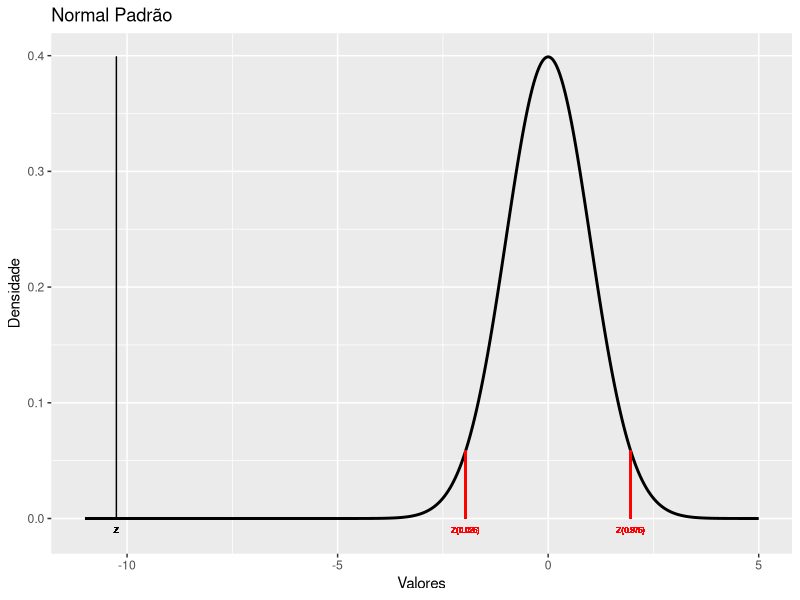
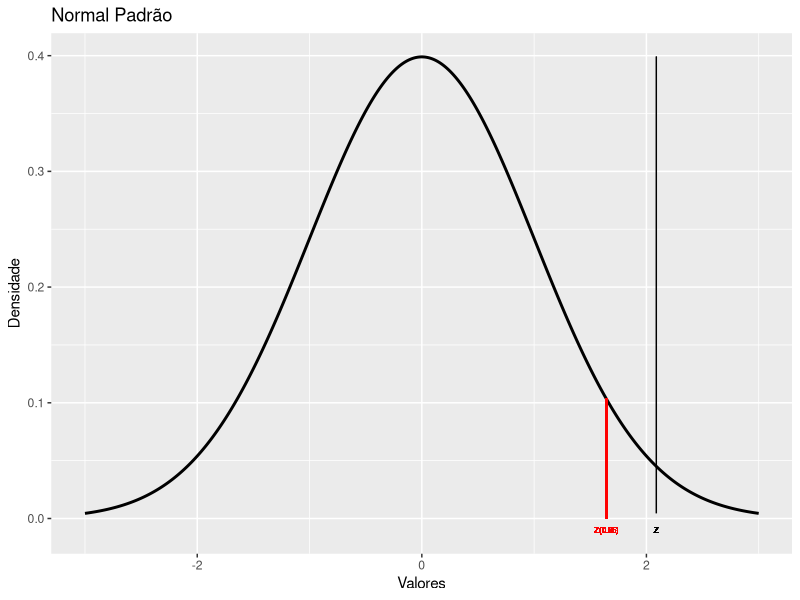

R code for these plots, in order:
## ---- chunk 1
library(tidyverse)
n <- 18
m <- 20
N <- n + m
cat("Amostra Hospital A:", m, "\nAmostra Hospital B:", n, "\nTotal de Amostras:", N)
dados1 <- data.frame(Hospital = c(rep("A", 20), rep("B", 18)),
                  Paciente = c(seq(1:m), seq(1:n)),
                  NivelDor = c(5, 7, 6, 8, 5, 4, 9, 4, 7, 7, 7, 6, 7, 7, 6, 5, 8, 6, 6,
                               8, 4, 7, 6, 5, 5, 6, 6, 7, 8, 4, 3, 5, 4, 4, 6, 5, 3, 4))
knitr::kable(dados1)
## ---- chunk 2
dados1 <- dados1 %>% mutate(Postos = rank(dados1$NivelDor)) %>% arrange(Postos)
knitr::kable(dados1)
## ---- chunk 3
U <- dados1 %>% group_by(Hospital) %>% summarise(U = sum(Postos))
knitr::kable(U)
## ---- chunk 4
U1 <- (U$U[2] - n * (N + 1)/2) /
      sqrt((n * m / (N * (N - 1))) * sum(U$U)^2 - (n * m * (N + 1)^2 / (4 * (N - 1))))
cat("Estatística de Teste = ", U1)
## ---- chunk 5
Z <- (U1 + 1/2 - n * (N + 1)/2) / sqrt(n * m * (N + 1) / 12)
cat("Estatística de Teste Padronizada = ", Z)
## ---- chunk 6
p <- 2 * min(pnorm(Z), pnorm(Z, lower.tail = F))
cat("p-valor = ", p)
## ---- chunk 7
x <- seq(-11, 5, by = 0.01)
y <- dnorm(x)
norm <- data.frame(x = x, y = y)
vc1<- qnorm(0.025)
vc2 <- qnorm(0.975)
ggplot(norm, aes(x = x, y = y)) +
geom_line(linewidth = 1) +
geom_line(aes(x = Z), color = "black") +
geom_segment(aes(x = vc1, y = 0,
xend = vc1,
yend = y[which.min(abs(x - vc1))]),
color = "red", linewidth = 0.5) +
geom_segment(aes(x = vc2, y = 0,
xend = vc2,
yend = y[which.min(abs(x - vc2))]),
color = "red", linewidth = 0.5) +
geom_text(aes(x = vc1, y = -0.01, label = "Z(0.025)"), color = "red", size = 2) +
geom_text(aes(x = vc2, y = -0.01, label = "Z(0.975)"), color = "red", size = 2) +
geom_text(aes(x = Z, y = -0.01, label = "Z"), color = "black", size = 2) +
labs(title = "Normal Padrão",
x = "Valores",
y = "Densidade")
## ---- chunk 8
n <- 10
m <- 8
N <- n + m
dados2 <- data.frame(Classif = seq(1:18),
                    Treinamento = c("C", "C", "T", "T", "C", "C", "C", "C", "T",
                                    "T", "C", "T", "C", "T", "T", "T", "T", "T"))
knitr::kable(dados2)

cat("Amostra Hospital A:", m, "\nAmostra Hospital B:", n, "\nTotal de Amostras:", N)
## ---- chunk 9
U <- dados2 %>% group_by(Treinamento) %>% summarise(U = sum(Classif))
knitr::kable(U)

cat("Estatística de Teste = ",  U$U[2])
## ---- chunk 10
Z <- (U$U[2]  + 1/2 - n * (N + 1)/2) / sqrt(n * m * (N + 1) / 12)
cat("Estatística de Teste Padronizada = ", Z)
## ---- chunk 11
p <- 2 * min(pnorm(Z), pnorm(Z, lower.tail = F))
cat("p-valor = ", p)
## ---- chunk 12
x <- seq(-3, 3, by = 0.01)
y <- dnorm(x)
norm <- data.frame(x = x, y = y)
vc<- qnorm(0.95)

ggplot(norm, aes(x = x, y = y)) +
geom_line(linewidth = 1) +
geom_line(aes(x = Z), color = "black") +
geom_segment(aes(x = vc, y = 0,
xend = vc,
yend = y[which.min(abs(x - vc))]),
color = "red", linewidth = 0.5) +
geom_text(aes(x = vc, y = -0.01, label = "Z(0.95)"), color = "red", size = 2) +
geom_text(aes(x = Z, y = -0.01, label = "Z"), color = "black", size = 2) +
labs(title = "Normal Padrão",
x = "Valores",
y = "Densidade")
## ---- chunk 13

dados3 <-  data.frame(Paciente = seq(1:15),
                      Antes = c(125, 132, 138, 120, 125, 127, 136, 139,
                                131, 132, 135, 136, 128, 127, 130),
                      Depois = c(118, 134, 130, 124, 105, 130, 130, 132,
                                 123, 128, 126, 140,135, 123, 132))
knitr::kable(dados3)
## ---- chunk 14
dados3 <- data.frame(Paciente = rep(seq(1:15), 2), Estágio = c(rep("Antes", 15),
rep("Depois", 15)),
Batimentos = c(125, 132, 138, 120, 125, 127, 136, 139, 131,
132, 135, 136, 128, 127, 130, 118, 134, 130,
124, 105, 130, 130, 132, 123, 128, 126, 140,
135, 123, 132))
## ---- chunk 15
dados3 <- dados3 %>% mutate(Postos = rank(Batimentos)) %>% arrange(Postos)
knitr::kable(dados3)
## ---- chunk 16
dados3 <- dados3 %>% pivot_wider(names_from = Estágio, values_from = c(Batimentos, Postos)) 
dados3 <- dados3 %>% mutate(D = Postos_Depois - Postos_Antes)
knitr::kable(dados3)
## ---- chunk 17
PostosPositivos <- dados3 %>% filter(D >= 0) %>% summarise(U = sum(D))
PostosNegativos <- dados3 %>% filter(D <= 0) %>% summarise(U = -sum(D))
cat("Soma dos Postos Positivos = ", PostosPositivos$U,
    "\nSoma dos Postos Negativos = ", PostosNegativos$U)
W <- min(PostosPositivos$U, PostosNegativos$U)
cat("Estatística de Teste W = ", W)
## ---- chunk 18
dados4 <- data.frame(Medicamento = c(rep("1", 7), rep("2", 7), rep("3", 7)),
                           NivelDor = c(7, 8, 7, 6, 9, 8, 6, 5, 4, 6, 7,
                                        4, 5, 7, 6, 6, 4, 6, 5, 4, 7))
knitr::kable(dados4)


## ---- chunk 19
dados4 <- dados4 %>% mutate(Postos = rank(NivelDor)) %>% arrange(Postos)
knitr::kable(dados4)
## ---- chunk 20
N <- nrow(dados4)
g <- length(unique(dados4$Medicamento))
n <- N/g
r_grupo <- tapply(dados4$Postos, dados4$Medicamento, mean)
r_total <- mean(dados4$Postos)

H <- (N-1) * sum(n *(r_grupo - r_total)^2) / sum((dados4$Postos-r_total)^2)
cat("Estatística H de teste: ", H)
## ---- chunk 21
dados4 <- data.frame(Medicamento = c(rep("1", 7), rep("2", 7), rep("3", 7)),
                           NivelDor = c(7, 8, 7, 6, 9, 8, 6, 5, 4, 6, 7,
                                        4, 5, 7, 6, 6, 4, 6, 5, 4, 7))

dados4_M_1_2 <- dados4 %>% filter(Medicamento == "1" | Medicamento == "2" ) %>%
                           mutate(Postos = rank(NivelDor)) %>% arrange(Postos)
N_M_1_2 <- nrow(dados4_M_1_2)
g_M_1_2 <- length(unique(dados4_M_1_2$Medicamento))
n_M_1_2 <- N_M_1_2/g_M_1_2
r_grupo_M_1_2 <- tapply(dados4_M_1_2$Postos, dados4_M_1_2$Medicamento, mean)
r_total_M_1_2 <- mean(dados4_M_1_2$Postos)

H_M_1_2 <- (N_M_1_2-1) * sum(n_M_1_2 *(r_grupo_M_1_2 - r_total_M_1_2)^2) /
                         sum((dados4_M_1_2$Postos-r_total_M_1_2)^2)
cat("Estatística H de teste: ", H_M_1_2)
## ---- chunk 22
dados4_M_1_3 <- dados4 %>% filter(Medicamento == "1" | Medicamento == "3" ) %>%
                           mutate(Postos = rank(NivelDor)) %>% arrange(Postos)
N_M_1_3 <- nrow(dados4_M_1_3)
g_M_1_3 <- length(unique(dados4_M_1_3$Medicamento))
n_M_1_3 <- N_M_1_3/g_M_1_3
r_grupo_M_1_3 <- tapply(dados4_M_1_3$Postos, dados4_M_1_3$Medicamento, mean)
r_total_M_1_3 <- mean(dados4_M_1_3$Postos)

H_M_1_3 <- (N_M_1_3-1) * sum(n_M_1_3 *(r_grupo_M_1_3 - r_total_M_1_3)^2) /
                         sum((dados4_M_1_3$Postos-r_total_M_1_3)^2)
cat("Estatística H de teste: ", H_M_1_3)
## ---- chunk 23
dados4_M_2_3 <- dados4 %>% filter(Medicamento == "2" | Medicamento == "3" ) %>%
                           mutate(Postos = rank(NivelDor)) %>% arrange(Postos)
N_M_2_3 <- nrow(dados4_M_2_3)
g_M_2_3 <- length(unique(dados4_M_2_3$Medicamento))
n_M_2_3 <- N_M_2_3/g_M_2_3
r_grupo_M_2_3 <- tapply(dados4_M_2_3$Postos, dados4_M_2_3$Medicamento, mean)
r_total_M_2_3 <- mean(dados4_M_2_3$Postos)

H_M_2_3 <- (N_M_2_3-1) * sum(n_M_2_3 *(r_grupo_M_2_3 - r_total_M_2_3)^2) /
                         sum((dados4_M_2_3$Postos-r_total_M_2_3)^2)
cat("Estatística H de teste: ", H_M_2_3)
## ---- chunk 24
dados5 <- data.frame(Participante = seq(1:10),
                     Curso1 = c(3, 1.5, 1.5, 1, 2, 2, 2, 2, 3, 1.5),
                     Curso2 = c(1, 1.5, 1.5, 2, 1, 1, 1, 1, 1, 1.5),
                     Curso3 = c(2, 3, 3, 3, 3, 3, 3, 3, 2, 3))
knitr::kable(dados5)
## ---- chunk 25
n <- nrow(dados5)
k <- length(dados5[,-1])
r_grupo <- colMeans(dados5[,-1])
r_total <- sum(dados5[,-1])/(n*k)

Q <- (n*sum((r_grupo-r_total)^2))/((1/(n*(k-1)))*sum((dados5[,-1]-r_total)^2))
cat("Estatística H de teste: ", Q)
